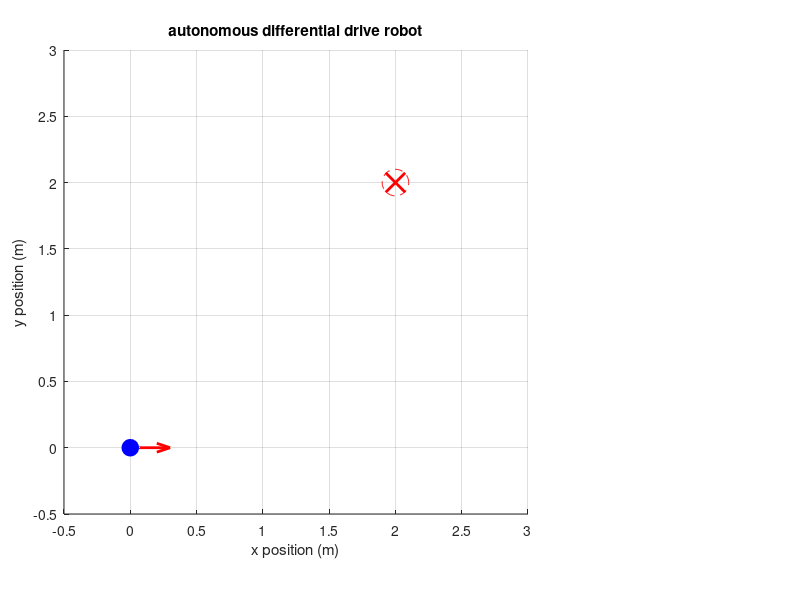

The MATLAB source for this figure: (Note: this script raises an error after producing the figure.)
clear;
clc;
close all;
%% parameters
dt = 0.05;          % time step (s)
T = 20;             % maximum simulation time (s)
L = 0.20;           % distance between wheels (m)
%% robot starting position
x = 0;              % x position (m)
y = 0;              % y position (m)
theta = 0;          % robot heading (rad)
%% target position
xTarget = 2;
yTarget = 2;
tolerance = 0.10;   % stopping distance (m)
%% controller settings
Kv = 0.8;           % forward speed gain
Ktheta = 5.0;       % heading gain
vMax = 0.35;        % maximum forward speed (m/s)
wheelMax = 0.40;    % maximum wheel speed (m/s)
%% creating figure
figure('Color','w','Position',[100 100 1000 550]);
axes('Position',[0.08 0.14 0.58 0.78]);
axis equal;
axis([-0.5 3 -0.5 3]);
grid on;
hold on;
xlabel('x position (m)');
ylabel('y position (m)');
title('autonomous differential drive robot');
% plot target
plot(xTarget,yTarget,'rx','MarkerSize',14,'LineWidth',2);
% target tolerance circle
a = linspace(0,2*pi,100);
plot(xTarget+tolerance*cos(a), ...
     yTarget+tolerance*sin(a),'r--');
% plot robot
robot = plot(x,y,'bo','MarkerSize',12, ...
    'MarkerFaceColor','b');
% robot heading arrow
heading = quiver(x,y,0.3*cos(theta), ...
    0.3*sin(theta),0,'r','LineWidth',2);
% robot path
trail = animatedline('Color','b','LineWidth',1.5);
%% results panel
resultsBox = annotation('textbox',[0.70 0.40 0.28 0.35], ...
    'String','status: navigating...', ...
    'FontSize',11, ...
    'BackgroundColor',[0.96 0.96 0.96], ...
    'EdgeColor',[0.7 0.7 0.7], ...
    'VerticalAlignment','top');
%% simulation loop
elapsedTime = 0;
for step = 1:round(T/dt)
    % calculate distance to target
    dx = xTarget - x;
    dy = yTarget - y;
    distance = sqrt(dx^2 + dy^2);
    % calculate desired heading
    desiredHeading = atan2(dy,dx);
    % calculate heading error
    headingError = desiredHeading - theta;
    % keep heading error between -pi and pi
    headingError = atan2(sin(headingError), cos(headingError));
    % proportional controllers
    omegaCmd = Ktheta * headingError;
    vCmd = min(vMax,Kv*distance);
    vCmd = vCmd * max(0,cos(headingError));
    % calculate wheel velocities
    vR = vCmd + omegaCmd*L/2;
    vL = vCmd - omegaCmd*L/2;
    % limit wheel speeds
    maxSpeed = max(abs(vL),abs(vR));
    if maxSpeed > wheelMax
        vL = vL * wheelMax/maxSpeed;
        vR = vR * wheelMax/maxSpeed;
    end
    % calculate robot velocities
    v = (vR + vL)/2;
    omega = (vR - vL)/L;
    % update robot position
    x = x + v*cos(theta)*dt;
    y = y + v*sin(theta)*dt;
    theta = theta + omega*dt;
    % update simulation time
    elapsedTime = step*dt;
    % update robot position on figure
    set(robot,'XData',x,'YData',y);
    % update heading arrow
    set(heading,'XData',x,'YData',y, ...
        'UData',0.3*cos(theta), ...
        'VData',0.3*sin(theta));
    % update path
    addpoints(trail,x,y);
    drawnow;
    % check if robot has reached target
    distance = sqrt((xTarget-x)^2 + (yTarget-y)^2);
    if distance <= tolerance
        break;
    end
end
%% final results
finalError = sqrt((xTarget-x)^2 + (yTarget-y)^2);
if finalError <= tolerance
    statusText = 'target reached';
else
    statusText = 'target not reached';
end
% show results in figure
set(resultsBox,'String',{
    ['status: ' statusText]
    ' '
    sprintf('heading gain: %.1f',Ktheta)
    sprintf('final position: (%.2f, %.2f) m',x,y)
    sprintf('final distance error: %.3f m',finalError)
    sprintf('simulation time: %.2f s',elapsedTime)
});
drawnow;
